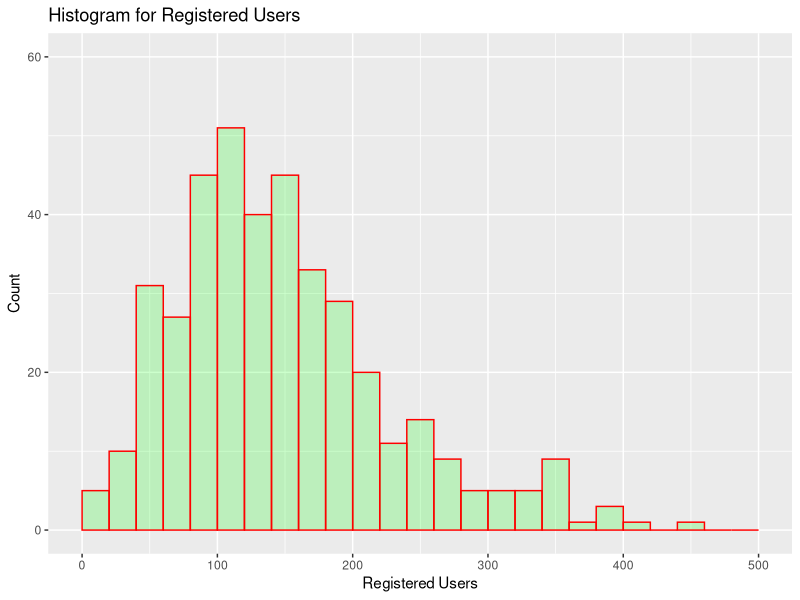
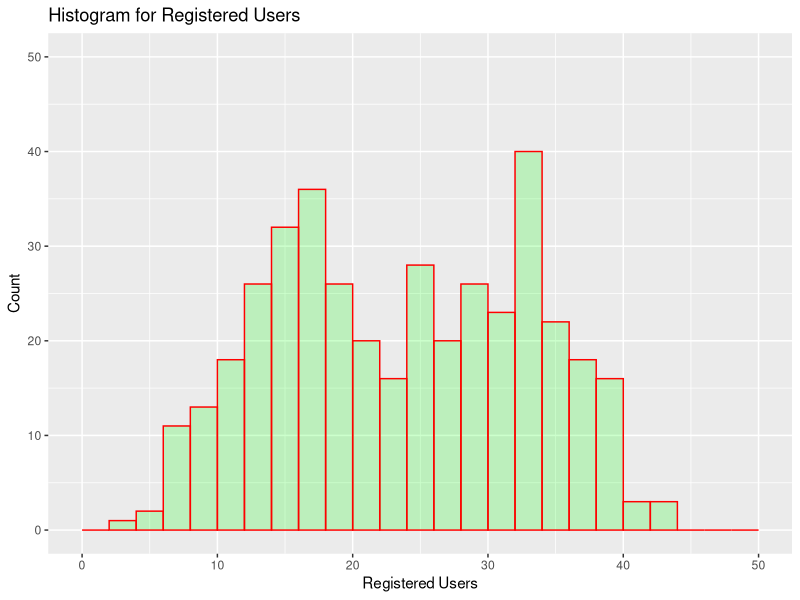

These figures' R source, in order:
## ---- chunk 1
knitr::opts_chunk$set(echo = TRUE)
## ---- chunk 2
rm(list=ls())
gc()
## ---- chunk 3
library(dplyr)
library(ggplot2)
## ---- chunk 4
the.data<-as.matrix(read.table("data/BikeShareTabSep.txt"))
#nrow(the.data)
my.data <- the.data [sample(1:727,400),c(1:9)]
write.table(my.data,"data/ritesh-218211529-BikeShareMyData.txt")

## ---- chunk 5
# Column Names
col.names <- 
  c("Season", "WorkingDay", "Weather", "Temperature", "FeelingTemperature", 
    "Humidity", "Windspeed", "CasualUsers", "RegisteredUsers")
# Set the column names
colnames(my.data) <- col.names
my.data.df <- as.data.frame(my.data)

# Convert columns to categorical type
my.data.df$Season <-as.factor(my.data.df$Season)
my.data.df$WorkingDay <-as.factor(my.data.df$WorkingDay)
my.data.df$Weather <-as.factor(my.data.df$Weather)

# Data Summary
summary(my.data.df)
## ---- chunk 6
# Registered User Histogram
ggplot(
  data = my.data.df,
  aes(my.data.df$RegisteredUsers)) +
    geom_histogram(
      breaks = seq(0, 500, by = 20),
      col = "red",
      fill = "green",
      alpha = .2) +
    labs(title = "Histogram for Registered Users") +
    labs(x = "Registered Users", y="Count") + 
    xlim(c(0,500)) + 
    ylim(c(0,60))
## ---- chunk 7
# Temperature Histogram
ggplot(
  data = my.data.df,
  aes(my.data.df$Temperature)) +
    geom_histogram(
      breaks = seq(0, 50, by = 2),
      col = "red",
      fill = "green",
      alpha = .2) +
    labs(title = "Histogram for Registered Users") +
    labs(x = "Registered Users", y="Count") + 
    xlim(c(0,50)) + 
    ylim(c(0,50))
## ---- chunk 8
fivenum(my.data.df$CasualUsers)
summary(my.data.df$CasualUsers)

print(paste("Mean = ",mean(my.data.df$CasualUsers)), quote=FALSE)

## ---- chunk 9


## ---- chunk 10


